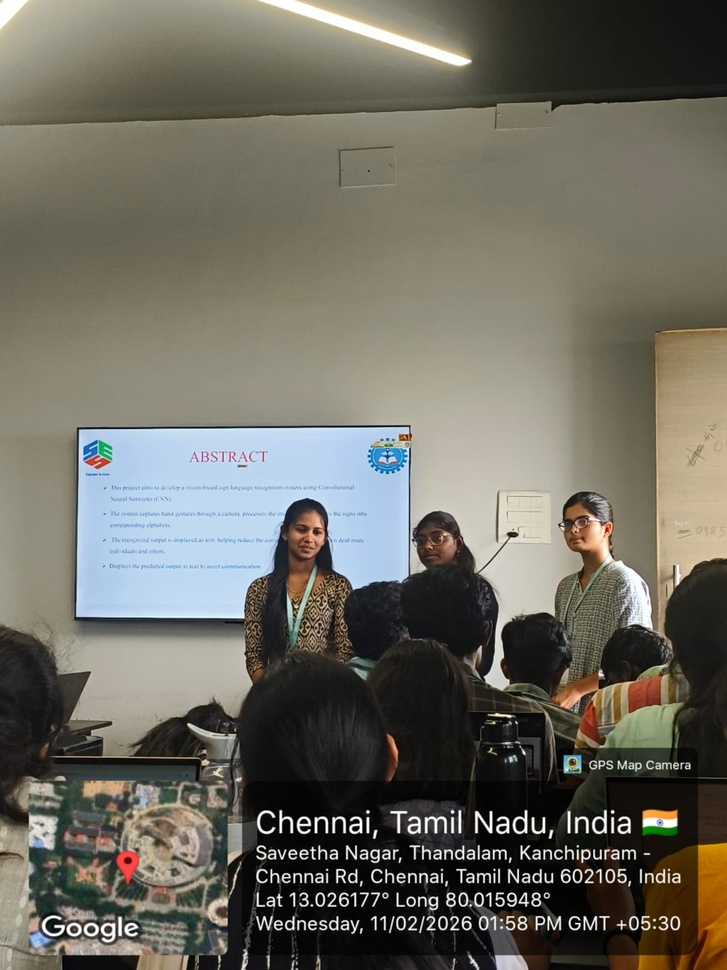
#> input picture GROUP.jpg, 727 x 970 px, shrunk from 1200 x 1600 before the run
$ jupyter execute exp_29.ipynb
#> lines starting #> are read from the running program, lines starting #| are printed output that depends on the picture; after the words box and inside, x2 and y2 are one past the last pixel; in counts of white or black regions, pixels touching at a corner belong together
[cell 1]
# ==========================================
# Morphological Operation using Erosion
# Google Colab - Single Cell
# ==========================================

import cv2
import numpy as np
from google.colab import files
from google.colab.patches import cv2_imshow

# Step 1: Upload Image
uploaded = files.upload()
#> the answer given: GROUP.jpg
image_path = list(uploaded.keys())[0]

# Step 2: Read Image
image = cv2.imread(image_path)
#> image is the input picture: shape (970, 727, 3); mean B, G, R 96.9, 107.4, 109.8

# Step 3: Convert to Grayscale
gray = cv2.cvtColor(image, cv2.COLOR_BGR2GRAY)
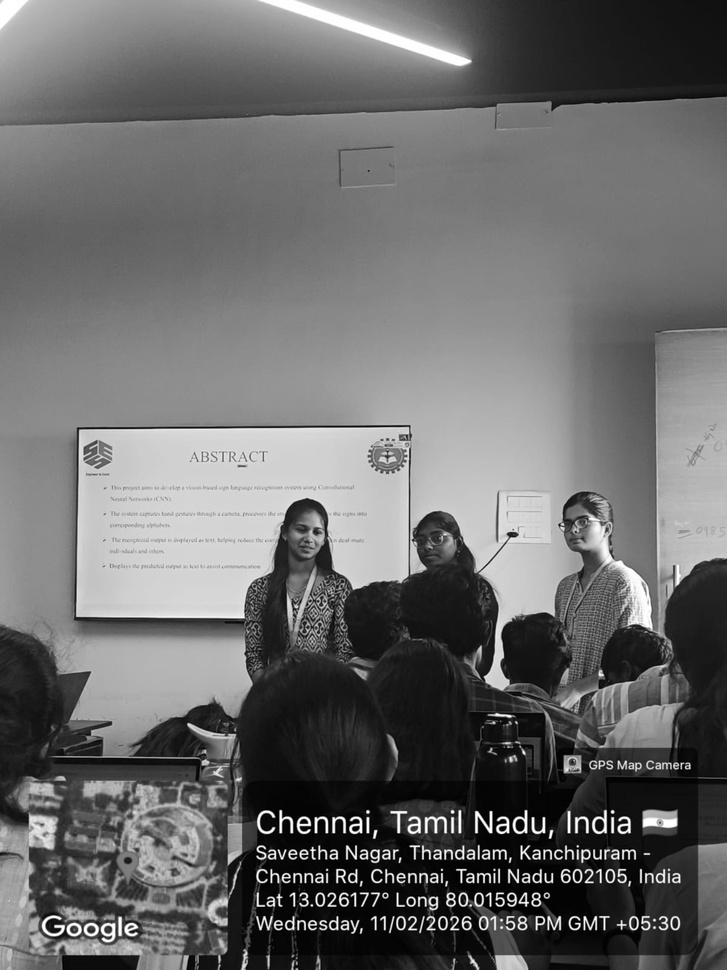
#> gray: shape (970, 727); min 0, max 255, mean 106.9

# Step 4: Convert to Binary Image (Thresholding)
_, binary = cv2.threshold(gray, 127, 255, cv2.THRESH_BINARY)
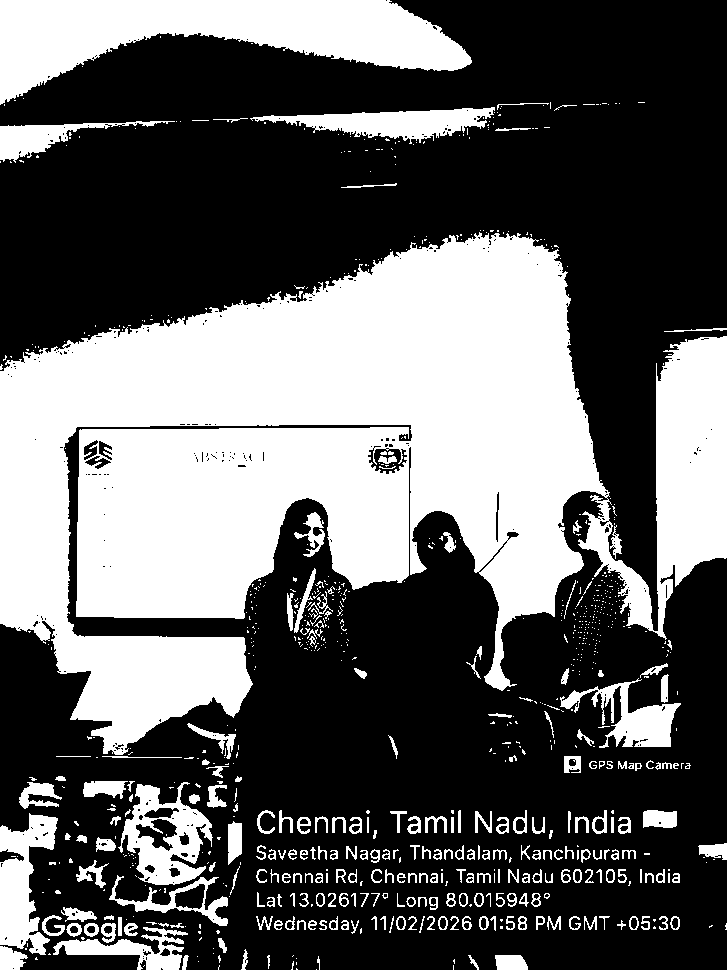
#> binary: shape (970, 727); 38.4% white; 848 white regions (597 under 20 px), largest, box (x1, y1, x2, y2) and area: (0, 232, 727, 755) 201847, (0, 0, 472, 105) 25076, (118, 782, 213, 885) 4622

# Step 5: Create Structuring Element (Kernel)
kernel = np.ones((5,5), np.uint8)

# Step 6: Apply Erosion
eroded = cv2.erode(binary, kernel, iterations=1)
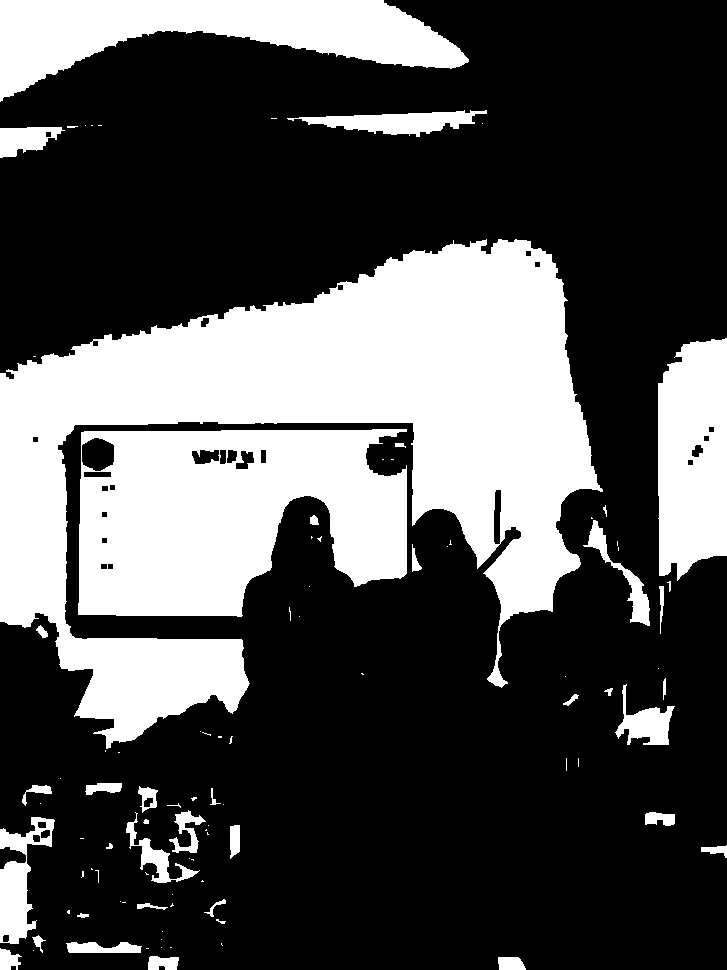
#> eroded: shape (970, 727); 31.5% white; 97 white regions (58 under 20 px), largest, box (x1, y1, x2, y2) and area: (0, 239, 603, 749) 121185, (78, 429, 407, 617) 46955, (0, 0, 469, 102) 23235

# Step 7: Display Results
print("Binary Image")
cv2_imshow(binary)

print("Eroded Image")
cv2_imshow(eroded)
